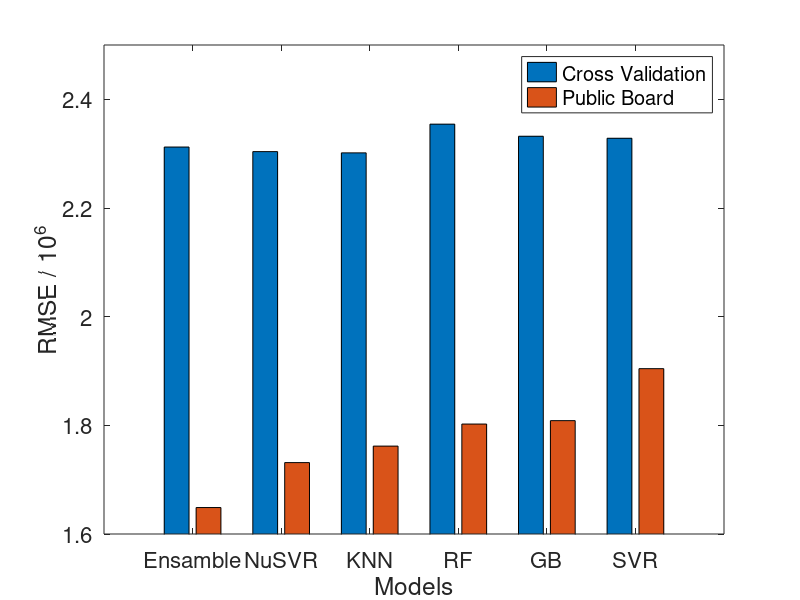

Reproduce this figure in MATLAB.
#!/usr/bin/env octave -qf

figure('visible','off');

cv_scores = [2.31220; 2.30149; 2.30379; 2.32837; 2.33207; 2.35433];
pb_scores = [1.64870; 1.76177; 1.73142; 1.90432; 1.80864; 1.80236];
model_names = ['Ensamble'; 'KNN'; 'NuSVR'; 'SVR'; 'GB'; 'RF'];

% sort by public board score
[B, I] = sort(pb_scores);

cv_scores = cv_scores(I);
pb_scores = pb_scores(I);
model_names = model_names(I, :);


scores = [cv_scores, pb_scores];

bar(scores);

% title('RMSE / 10^6 ', 'FontSize', 16, 'FontWeight', 'bold', 'FontName', 'Helvetica');
xlabel('Models', 'FontSize', 16, 'FontName', 'Helvetica');
ylabel('RMSE / 10^6', 'FontSize', 16, 'FontName', 'Helvetica');

ylim([1.6 2.5]);

set(gca, 'XTickLabel', model_names);

h = legend({'Cross Validation', 'Public Board'});

set(h, 'FontSize', 16, 'FontName', 'Helvetica');

set(gca, 'FontSize', 16, 'FontName', 'Helvetica');

print('-depsc', '../figs/models.eps', '-S800,400');
